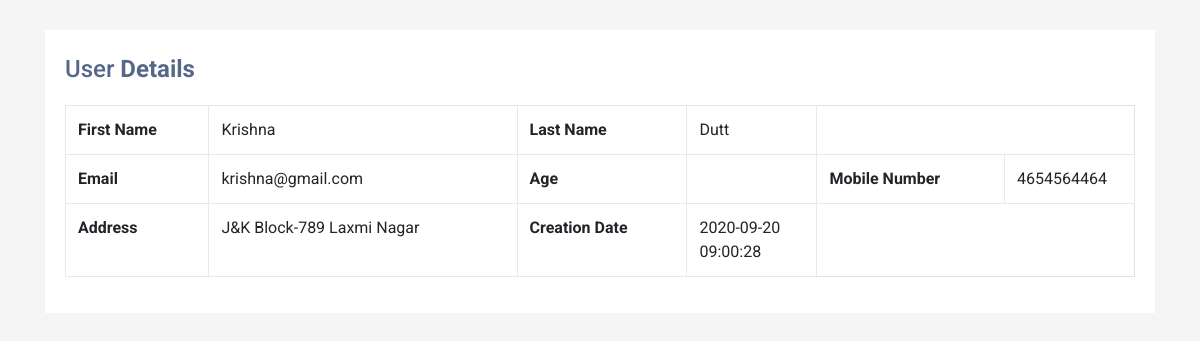
Screenshot of /read.php?viewid=6 with the database file from the repository.
### tables this page shows
CREATE TABLE `tblusers` (
  `ID` int(10) NOT NULL,
  `FirstName` varchar(200) DEFAULT NULL,
  `LastName` varchar(200) DEFAULT NULL,
  `MobileNumber` bigint(10) DEFAULT NULL,
  `Email` varchar(200) DEFAULT NULL,
  `Address` mediumtext DEFAULT NULL,
  `CreationDate` timestamp NOT NULL DEFAULT current_timestamp() ON UPDATE current_timestamp()
);

### read.php (the view, shortened to what this page needs)
<?php
include('dbconnection.php');
?>
<!DOCTYPE html>
<html lang="en">
<head>
<link rel="stylesheet" href="https://stackpath.bootstrapcdn.com/bootstrap/4.5.0/css/bootstrap.min.css">
<link rel="stylesheet" href="https://maxcdn.bootstrapcdn.com/font-awesome/4.7.0/css/font-awesome.min.css">
</head>
<body>
<div class="container-xl">
    <div class="table-responsive">
        <div class="table-wrapper">
            <div class="table-title">
                <div class="row">
                    <div class="col-sm-5">
                        <h2>User <b>Details</b></h2>
                    </div>
                </div>
            </div>
<table cellpadding="0" cellspacing="0" border="0" class="display table table-bordered" id="hidden-table-info">
<tbody>
<?php
$vid=$_GET['viewid'];
$ret=mysqli_query($con,"select * from tblusers where ID =$vid");
while ($row=mysqli_fetch_array($ret)) {
?>
 <tr>
    <th>First Name</th>
    <td><?php  echo $row['FirstName'];?></td>
    <th>Last Name</th>
    <td><?php  echo $row['LastName'];?></td>
  </tr>
  <tr>
    <th>Email</th>
    <td><?php  echo $row['Email'];?></td>
    <th>Age</th>
    <td><?php  echo $row['Age'];?></td>
    <th>Mobile Number</th>
    <td><?php  echo $row['MobileNumber'];?></td>
  </tr>
  <tr>
    <th>Address</th>
    <td><?php  echo $row['Address'];?></td>
    <th>Creation Date</th>
    <td><?php  echo $row['CreationDate'];?></td>
  </tr>
<?php
}?>
</tbody>
</table>
        </div>
    </div>
</div>
</body>
</html>

### read.php (style rules this page uses)
body { color: #566787; background: #f5f5f5; font-family: 'Roboto', sans-serif; }
.table-responsive { margin: 30px 0; }
.table-wrapper { min-width: 1000px; background: #fff; padding: 20px; box-shadow: 0 1px 1px rgba(0,0,0,.05); }
.table-title { font-size: 15px; padding-bottom: 10px; margin: 0 0 10px; min-height: 45px; }
.table-title h2 { margin: 5px 0 0; font-size: 24px; }
table.table tr th, table.table tr td { border-color: #e9e9e9; }
table.table td:last-child { width: 130px; }

### rows the page displays
tblusers: FirstName "Krishna", LastName "Dutt", Email "krishna@gmail.com", MobileNumber "4654564464", Address "J&K Block-789 Laxmi Nagar", CreationDate "2020-09-20 09:00:28"
